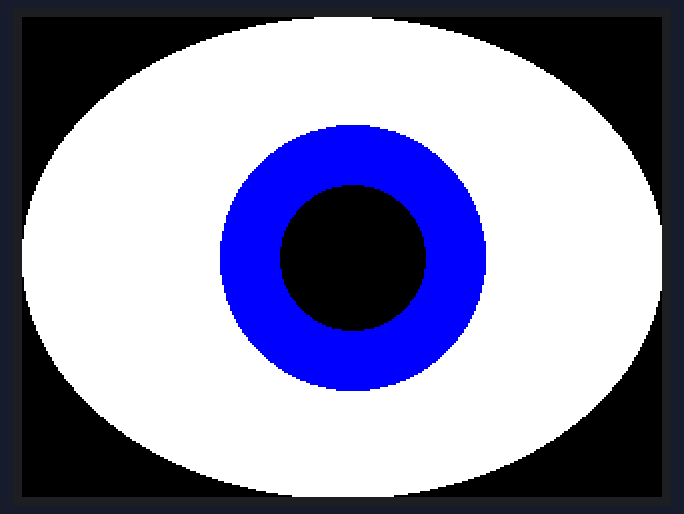
Simulated run of this sketch. Board: ESP32. Shown: 320×240 colour display. Random numbers use the default seed unless the sketch sets one.

Above: at 0.4 s.
At 6.39 s:
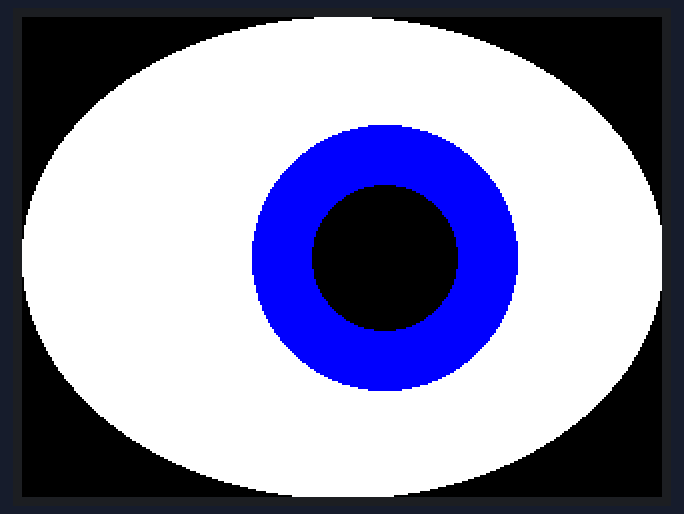
At 10.7 s:
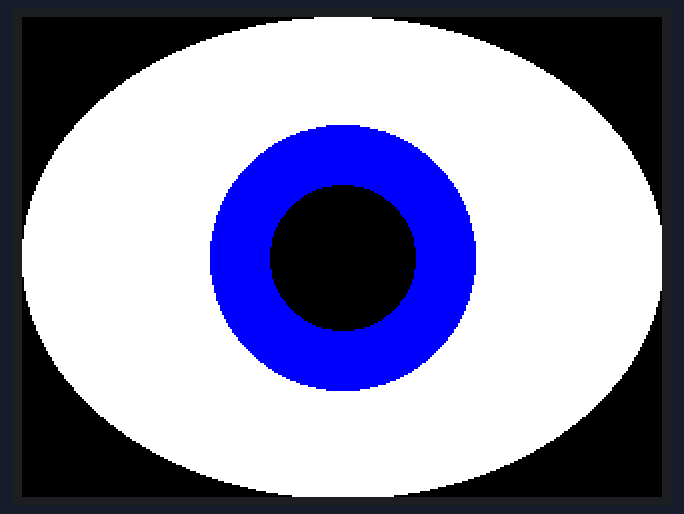
At 18.82 s:
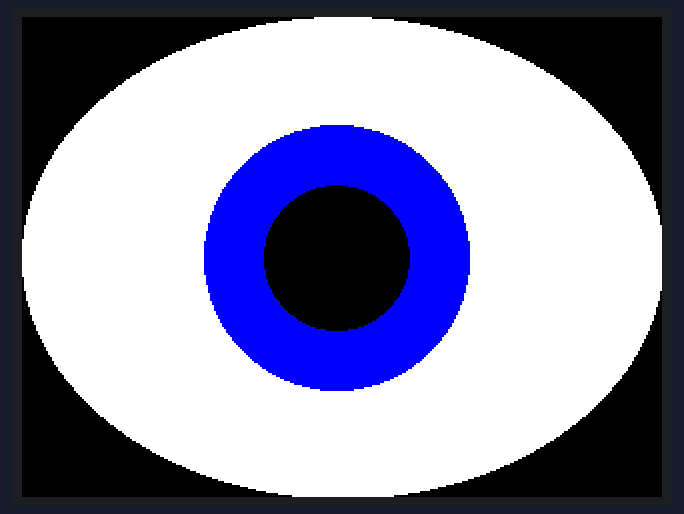
At 23.21 s:
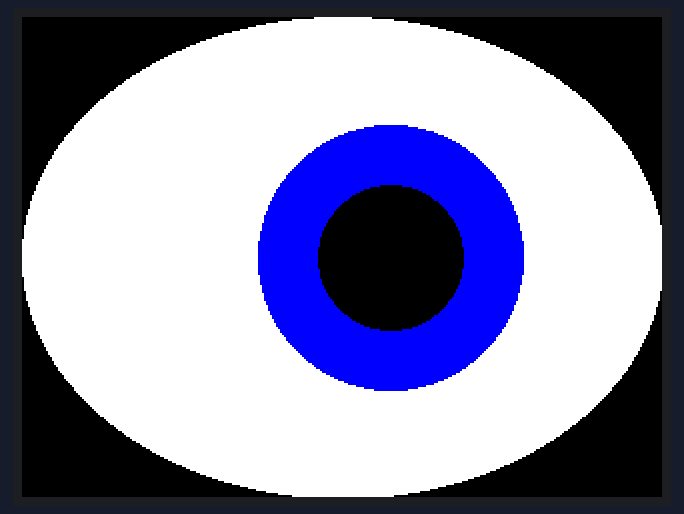
At 37.2 s:
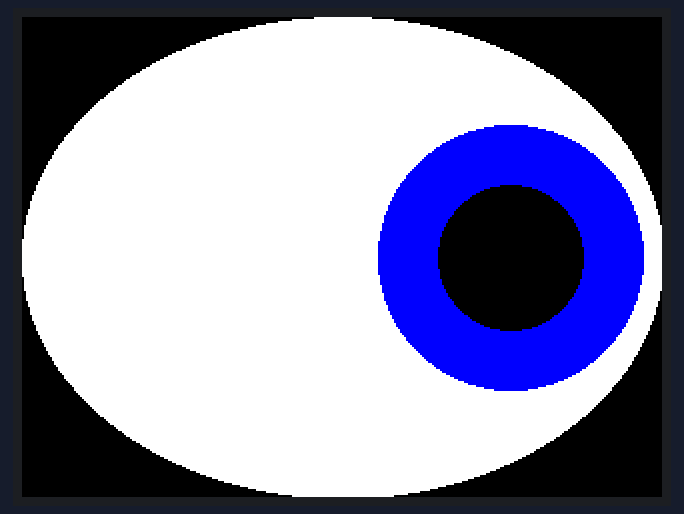

Measured:
- what the display in image 2 shows lasts 8.1 s, from 10.6 s to 18.7 s
- what the display in image 5 shows lasts 2.1 s, from 37.1 s to 39.2 s

The sketch:

tftespi.ino
```cpp
#include <TFT_eSPI.h>                 // Include the graphics library (this includes the sprite functions)

TFT_eSPI    tft = TFT_eSPI();         // Create object "tft"

TFT_eSprite spr = TFT_eSprite(&tft);  // Create Sprite object "img" with pointer to "tft" object
                                      // the pointer is used by pushSprite() to push it onto the TFT

void setup(void) {
  Serial.begin(250000);

  tft.init();

  tft.setRotation(3);

    tft.fillScreen(TFT_BLACK);
    //tft.fillCircle(120, 120, 120, TFT_WHITE);
    tft.fillEllipse(160, 120, 160, 120, TFT_WHITE);
    spr.setColorDepth(8);
    spr.createSprite(150,150);
    spr.fillSprite(TFT_TRANSPARENT);
    spr.fillCircle(75,75,70, TFT_WHITE);
    spr.fillCircle(75,75,66, TFT_BLUE);
    spr.fillCircle(75,75,36, TFT_BLACK);
    //tft.fillCircle(160,120,66, TFT_BLUE);
    //tft.fillCircle(160,120,36, TFT_BLACK);
    spr.pushSprite(90,45 , TFT_TRANSPARENT);
    pinMode(TFT_BL, OUTPUT);


}
int eyex = 85;
int lidy = 0;
int pick;
void loop() {

  pick = random(10);

  switch (pick) {
  case 1:
    lookleft();
    break;
  case 2:
    lookright();
    break;
  case 3 ... 4:
    blink();
    break;
  default:
    // statements
    break;
}
delay(1000);


}

void lookleft(){
  while (eyex>0){
    spr.pushSprite(eyex,45, TFT_TRANSPARENT);
        eyex=eyex-3;
    }

    delay(2000);

      while (eyex<=85){
    spr.pushSprite(eyex,45 , TFT_TRANSPARENT);
        eyex=eyex+3;
    }
}

void lookright(){
  while (eyex<170){
    spr.pushSprite(eyex,45, TFT_TRANSPARENT);
        eyex=eyex+3;
    }

    delay(2000);

      while (eyex>=85){
    spr.pushSprite(eyex,45, TFT_TRANSPARENT);
        eyex=eyex-3;
    }
}

void blink(){

 //  tft.fillEllipse(160, 120, 160, 120, TFT_BLACK);

digitalWrite(TFT_BL, LOW);
delay(500);
digitalWrite(TFT_BL, HIGH);

//   tft.fillEllipse(160, 120, 160, 120, TFT_WHITE);
//  tft.fillCircle(160,120,66, TFT_BLUE);
//  tft.fillCircle(160,120,36, TFT_BLACK);
}
```
